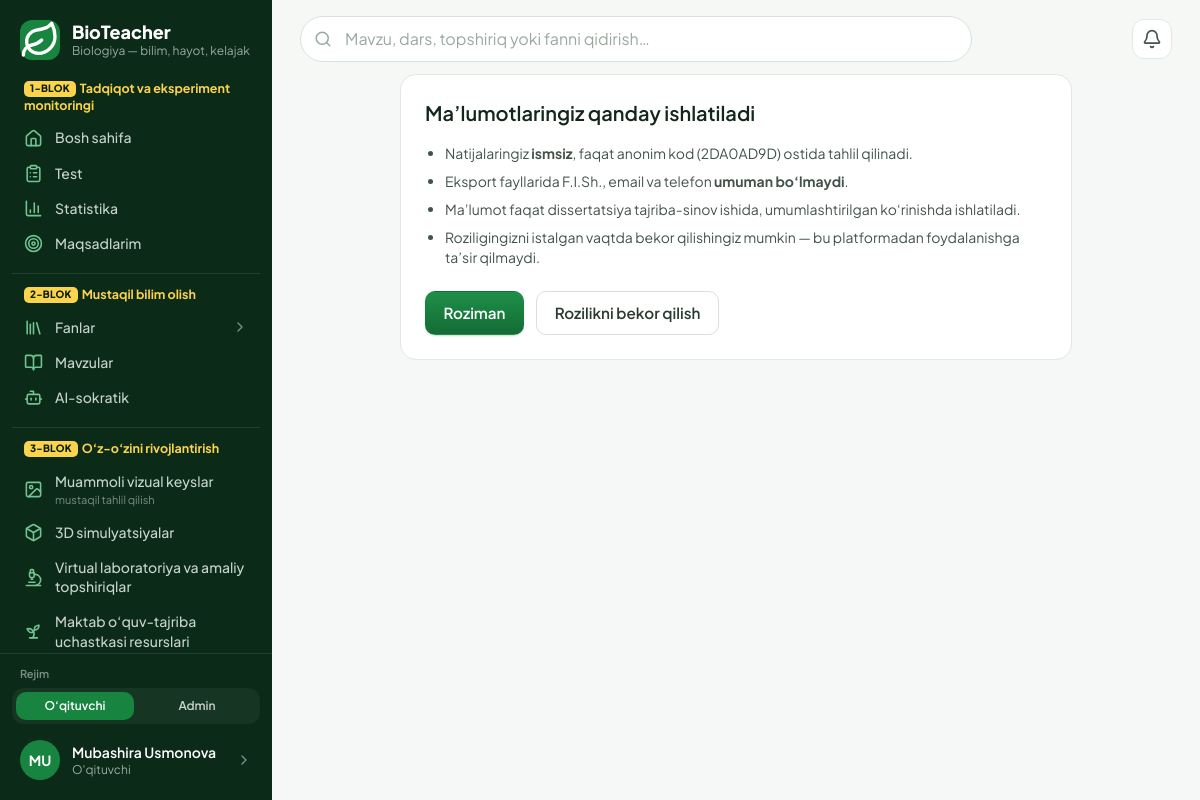
The app's page /hisob/rozilik/ (signed in) with its own data.
### accounts/models.py (models this page shows, shortened)
class MenuItem(models.Model):
    key = models.CharField("band kaliti", max_length=60, unique=True)
    group = models.ForeignKey(
        "MenuGroup", on_delete=models.CASCADE, null=True, related_name="items", verbose_name="blok",
    )
    parent = models.ForeignKey(
        "self", on_delete=models.CASCADE, null=True, blank=True, related_name="children",
        verbose_name="ota band",
    )
    order = models.PositiveSmallIntegerField("tartib", default=0)
    label = models.CharField("nom", max_length=60, blank=True, help_text="Bo'sh — sahifaning standart nomi.")
    page = models.CharField("sahifa", max_length=60, blank=True)
    url = models.CharField("havola", max_length=300, blank=True)
    icon = models.CharField("ikonka", max_length=20, blank=True, help_text="Bo'sh — sahifa ikonkasi.")
    hint = models.CharField("izoh", max_length=60, blank=True)
    class Meta:
        verbose_name = "menyu bandi"
        verbose_name_plural = "menyu bandlari"
        ordering = ["order", "id"]

class User(AbstractUser):
    email = models.EmailField("email", unique=True)
    email_verified = models.BooleanField("email tasdiqlangan", default=False)
    last_login_ip = models.GenericIPAddressField("oxirgi IP", null=True, blank=True)
    USERNAME_FIELD = "email"
    REQUIRED_FIELDS = []
    objects = UserManager()
    class Meta:
        verbose_name = "foydalanuvchi"
        verbose_name_plural = "foydalanuvchilar"

class Profile(SoftDeleteModel):
    user = models.OneToOneField(User, on_delete=models.CASCADE, related_name="profile")
    role = models.CharField("faol rol", max_length=20, choices=Role.choices, default=Role.TEACHER)
    roles = models.CharField("berilgan rollar", max_length=100, blank=True, default="")
    otm = models.CharField("OTM", max_length=200, blank=True)
    faculty = models.CharField("fakultet", max_length=200, blank=True)
    course = models.PositiveSmallIntegerField("kurs", null=True, blank=True)
    study_arm = models.CharField(
        "tadqiqot bo'linmasi", max_length=1, choices=StudyArm.choices, default=StudyArm.NONE,
    )
    phone = models.CharField("telefon", max_length=32, blank=True)
    avatar = models.ImageField("avatar", upload_to="avatars/%Y/%m/", blank=True)
    bio = models.TextField("qisqacha", blank=True)
    research_consent = models.BooleanField("tadqiqotda ishtirok roziligi", default=False)
    research_consent_at = models.DateTimeField(null=True, blank=True)
    respondent_id = models.UUIDField("respondent ID", default=uuid.uuid4, unique=True, editable=False)
    onboarding_done = models.BooleanField("onboarding tugallangan", default=False)
    class Meta:
        verbose_name = "profil"
        verbose_name_plural = "profillar"
    @property
    def role_list(self):
        granted = {r.strip() for r in self.roles.split(",") if r.strip()}
        granted.add(self.role)
        if self.user.is_superuser:
            granted.add(Role.ADMIN)
        return [r for r in Role.values if r in granted]
    @property
    def role_choices(self):
        return [(r, Role(r).label) for r in self.role_list]
    @property
    def has_multiple_roles(self):
        return len(self.role_list) > 1
    @property
    def is_admin(self):
        return self.role == Role.ADMIN
    def short_code(self):
        return str(self.respondent_id)[:8].upper()

### accounts/views.py (the view, shortened to what this page needs)
# urls.py: path("rozilik/", views.consent, name="consent"),
@login_required
def consent(request):
    return render(request, "accounts/consent.html")

### accounts/menu.py (called while the page is built)
def active_sections():
    from content.models import Section
    sections = list(Section.objects.filter(is_active=True).order_by("order", "title"))
    for section in sections:
        section.icon_name = SECTION_ICONS.get(section.slug, "leaf")
    return sections

def _resolve(item, sections):
    if item.page.startswith(SECTION_PREFIX):
        section = sections.get(item.page[len(SECTION_PREFIX):])
        if section is None:
            return None
        return {"href": reverse("content:section", args=[section.slug]), "label": section.title,
                "icon": section.icon_name, "page": {}, "slug": section.slug}
    if item.page:
        page = PAGES.get(item.page)
        if page is None:
            return None
        href = reverse(page["url"], args=[page["arg"]] if page.get("arg") else None) if page.get("url") else ""
        return {"href": href, "label": page["label"], "icon": page["icon"], "page": page, "slug": None}
    if item.url:
        return {"href": item.url, "label": item.url, "icon": "link", "page": {}, "slug": None}
    return None

def group_title(group):
    if group.title is not None:
        return group.title
    return DEFAULT_GROUPS.get(group.key, {}).get("title", "")

def _load(audience=None):
    from .models import MenuGroup, MenuItem
    if not MenuGroup.objects.exists():
        seed_defaults(MenuGroup, MenuItem)
    groups = MenuGroup.objects.order_by(F("order").asc(nulls_last=True), "id")
    if audience:
        groups = groups.filter(audience=audience)
    groups = list(groups)
    top, children = defaultdict(list), defaultdict(list)
    for item in MenuItem.objects.filter(group__in=groups).order_by("order", "id"):
        (children[item.parent_id] if item.parent_id else top[item.group_id]).append(item)
    return [(group, [(item, children[item.id]) for item in top[group.id]]) for group in groups]

def _current_section(request):
    match = getattr(request, "resolver_match", None)
    if match is None or match.namespace != "content":
        return None
    return match.kwargs.get("slug") if match.url_name == "section" else match.kwargs.get("section_slug")

### core/enums.py (called while the page is built)
def level_for(percent):
    value = max(0.0, min(100.0, float(percent or 0)))
    for threshold, code, name, wash, step in LEVEL_SCALE:
        if value >= threshold:
            return code, name, wash, step, LEVEL_HINTS[code]
    return "INITIAL", "Boshlang'ich", "scale-1", 1, LEVEL_HINTS["INITIAL"]

### templates/accounts/consent.html (shortened to what this page needs)
{% extends "base.html" %}
{% block content %}
<div class="max-w-2xl mx-auto bg-white rounded-2xl border border-slateg-200 p-6">
  <h2 class="font-semibold text-xl text-slateg-900">Ma’lumotlaringiz qanday ishlatiladi</h2>
  <ul class="mt-4 space-y-2 text-sm text-slateg-700 list-disc pl-5">
    <li>Natijalaringiz <strong>ismsiz</strong>, faqat anonim kod ({{ profile.short_code }}) ostida tahlil qilinadi.</li>
    <li>Eksport fayllarida F.I.Sh., email va telefon <strong>umuman bo‘lmaydi</strong>.</li>
    <li>Ma’lumot faqat dissertatsiya tajriba-sinov ishida, umumlashtirilgan ko‘rinishda ishlatiladi.</li>
    <li>Roziligingizni istalgan vaqtda bekor qilishingiz mumkin — bu platformadan foydalanishga ta’sir qilmaydi.</li>
  </ul>
  <form method="post" class="mt-6 flex gap-3">{% csrf_token %}
    <button name="agree" value="1" class="btn btn-primary">Roziman</button>
    <button name="agree" value="0" class="btn btn-quiet">Rozilikni bekor qilish</button>
  </form>
</div>
{% endblock %}

### templates/partials/rail.html (shortened to what this page needs)
{% load static %}
<div class="flex flex-col h-full w-full">
  <a href="{% url 'home:dashboard' %}" class="flex items-center gap-3 px-5 pt-5 pb-5">
    <span class="grid place-items-center w-10 h-10 rounded-xl bg-brand-600 text-white shrink-0">
    </span>
    <span class="min-w-0">
      <span class="block text-white text-lg font-extrabold leading-tight">BioTeacher</span>
      <span class="block text-xs text-slateg-400 truncate">Biologiya — bilim, hayot, kelajak</span>
    </span>
  </a>
  <nav class="flex-1 overflow-y-auto px-3 pb-3" aria-label="Asosiy menyu">
    {% if profile.is_admin %}{% with groups=rail_menu.admin %}{% include "partials/rail_groups.html" %}{% endwith %}
    {% else %}{% with groups=rail_menu.teacher %}{% include "partials/rail_groups.html" %}{% endwith %}
    {% endif %}
  </nav>
  <div class="border-t border-white/10 p-3">
    {% if profile.has_multiple_roles %}
      <form method="post" action="{% url 'accounts:switch_role' %}" class="mb-2">{% csrf_token %}
        <p class="px-2 mb-1.5 text-[11px] font-semibold text-slateg-500">Rejim</p>
        <div class="grid grid-cols-{{ profile.role_choices|length }} gap-1 rounded-xl bg-white/5 p-1" role="group" aria-label="Rolni almashtirish">
          {% for code, label in profile.role_choices %}
            <button name="role" value="{{ code }}"
                    {% if code == profile.role %}aria-pressed="true" disabled{% endif %}
                    class="rounded-lg px-2 py-1.5 text-xs font-semibold truncate
                      {% if code == profile.role %}bg-brand-600 text-white{% else %}text-slateg-300 hover:bg-white/10 hover:text-white{% endif %}">
              {% if code == 'ADMIN' %}Admin{% else %}O‘qituvchi{% endif %}
            </button>
          {% endfor %}
        </div>
      </form>
    {% endif %}
    <a href="{% url 'home:cabinet' %}"
       class="flex items-center gap-3 rounded-xl px-2 py-2 hover:bg-white/5 group">
      {% if profile.avatar %}
        <img src="{{ profile.avatar.url }}" alt="" class="w-10 h-10 rounded-full object-cover shrink-0">
      {% else %}
        <span aria-hidden="true" class="grid place-items-center w-10 h-10 rounded-full bg-brand-600 text-white text-sm font-bold shrink-0">
          {{ user.first_name|slice:":1"|upper|default:"B" }}{{ user.last_name|slice:":1"|upper }}
        </span>
      {% endif %}
      <span class="min-w-0 flex-1">
        <span class="block text-sm font-semibold text-white truncate">{{ user.get_full_name|default:user.email }}</span>
        <span class="block text-xs text-slateg-400">{{ profile.get_role_display }}</span>
      </span>
      <span class="text-slateg-500 group-hover:text-white shrink-0 w-4 h-4">
      </span>
    </a>
  </div>
</div>

### templates/partials/rail_item.html (shortened to what this page needs)
<a href="{{ href }}"
   class="flex items-center gap-3 rounded-xl px-3 py-2 text-sm font-medium
     {% if active %}bg-brand-600 text-white shadow-[0_6px_16px_-8px_rgba(23,132,63,.9)]{% else %}text-slateg-300 hover:bg-white/5 hover:text-white{% endif %}">
  <span class="shrink-0 w-[19px] h-[19px] grid place-items-center {% if not active %}text-brand-300{% endif %}">
  </span>
  <span class="flex-1 min-w-0">
    <span class="rail-label block leading-snug">{{ label }}</span>
    {% if hint %}
      <span class="block mt-0.5 text-[11px] font-normal leading-tight {% if active %}text-white/75{% else %}text-slateg-500{% endif %}">{{ hint }}</span>
    {% endif %}
  </span>
</a>

### templates/base.html (style rules this page uses)
:root { --brand: #17843F; --brand-dark: #116A33; --page: #F5F8F6; --line: #E1E9E4; }
html { -webkit-text-size-adjust: 100%; }
body { -webkit-font-smoothing: antialiased; }
.btn { display: inline-flex; align-items: center; justify-content: center; gap: .5rem; border-radius: 10px; padding: .62rem 1.1rem; font-weight: 600; font-size: .95rem; border: 1px solid transparent; cursor: pointer; transition: background .15s, border-color .15s; }
.btn-primary { background: linear-gradient(180deg,#1E8F48,#136C35); color:#fff; box-shadow: 0 1px 2px rgba(11,43,24,.18); }
.btn-quiet { background:#fff; color:#2A3B31; border-color:#D7E2DA; }

### records on screen
MenuItem: group "mustaqil tahlil qilish"
User: first_name "M", last_name "U", get_full_name "Mubashira Usmonova"
Profile: role "O'qituvchi", short_code "2DA0AD9D"

### other values on screen
{{ group.badge }} "1-BLOK" "2-BLOK" "3-BLOK"
{{ group.text }} "Tadqiqot va eksperiment monitoringi" "Mustaqil bilim olish" "O‘z-o‘zini rivojlantirish"
{{ label }} "Bosh sahifa" "Test" "Statistika" "Maqsadlarim" "Mavzular" "AI-sokratik" "Muammoli vizual keyslar" "3D simulyatsiyalar" "Virtual laboratoriya va amaliy topshiriqlar" "Maktab o‘quv-tajriba uchastkasi resurslari"
{{ item.label }} "Fanlar"
